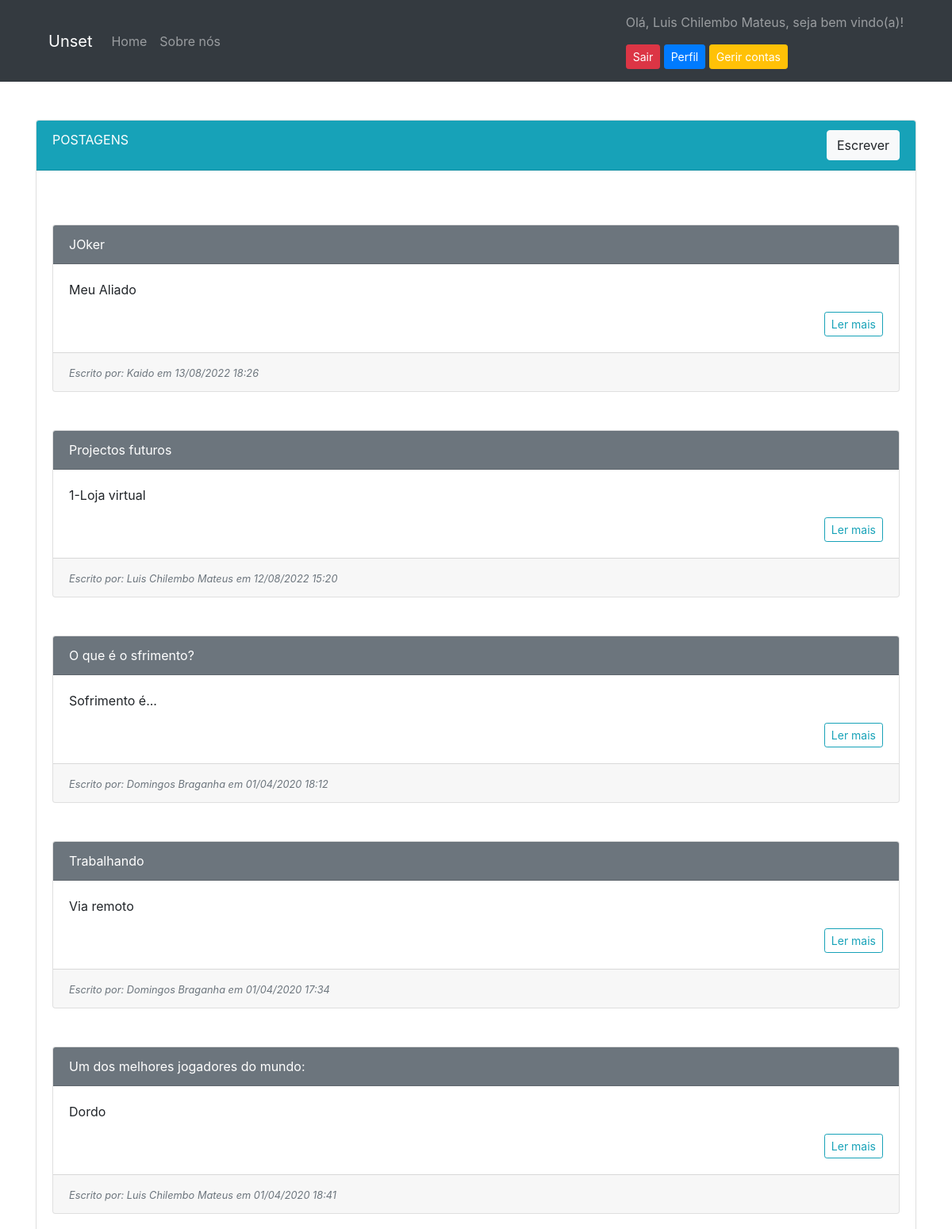
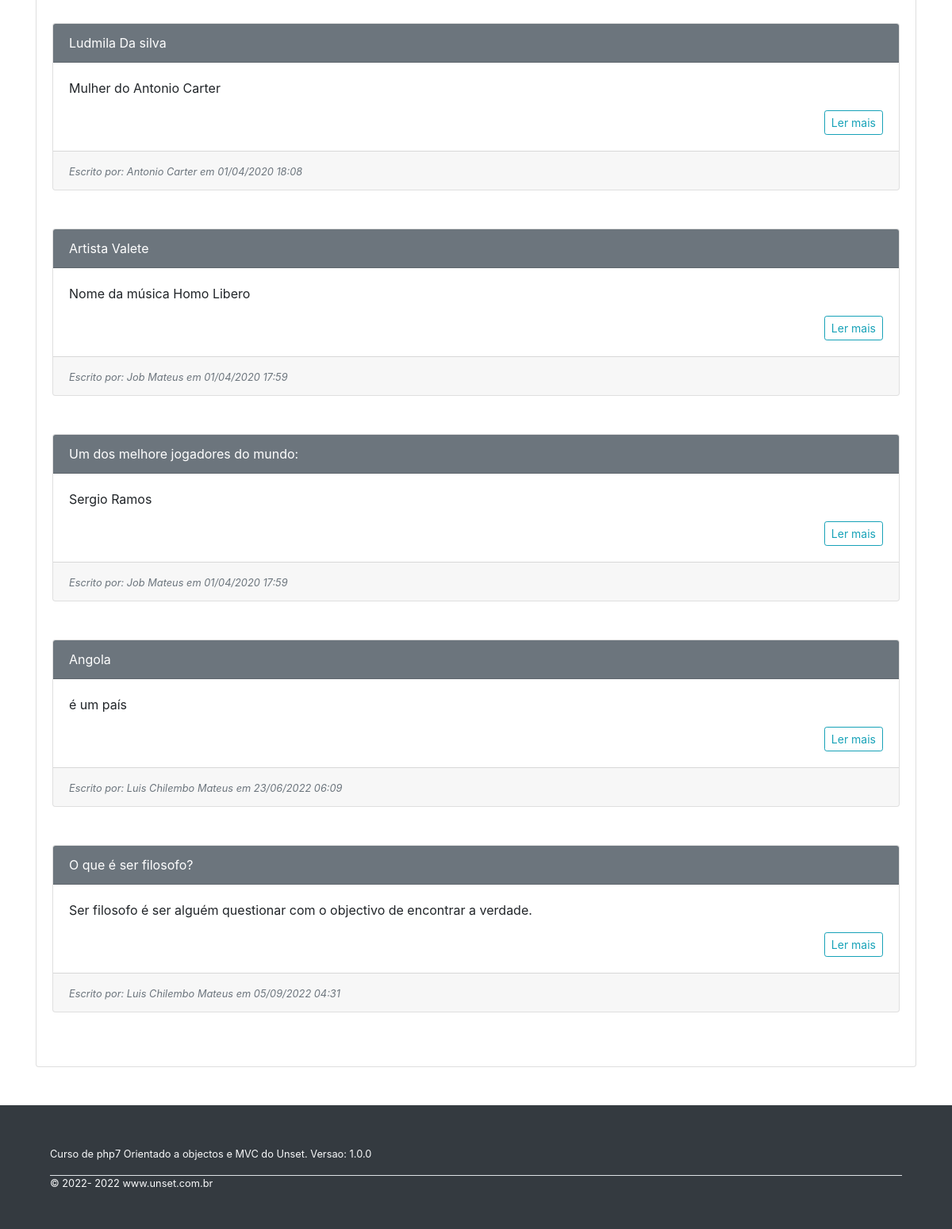
Screenshot of /posts (signed in) with the database file from the repository (2 pictures, top to bottom).
### tables this page shows
CREATE TABLE `posts` (
  `id` int(11) NOT NULL,
  `usuario_id` int(11) NOT NULL,
  `titulo` varchar(255) NOT NULL,
  `texto` text NOT NULL,
  `criado_em` timestamp NOT NULL DEFAULT current_timestamp()
);

CREATE TABLE `usuarios` (
  `id` int(11) NOT NULL,
  `nome` varchar(255) NOT NULL,
  `email` varchar(255) NOT NULL,
  `senha` varchar(255) NOT NULL,
  `criado_em` timestamp NOT NULL DEFAULT current_timestamp(),
  `biografia` text NOT NULL
);

### app/Controllers/Posts.php (called while the page is built, shortened)
<?php
class Posts extends Controller{
    public function __construct()
    {
        $this->postModel = $this->model('Post');
    }
    public function index(){
        $dados = [
            'posts' => $this->postModel->lerPosts()
        ];
        $this->view('posts/index', $dados);
    }
}

### app/Libraries/Rota.php (called while the page is built, shortened)
<?php
class Rota{
    private $metodo = 'index';
    public function __construct()
    {
        $url = $this->url() ? $this->url() : [0];
        if(file_exists('../app/Controllers/'.ucwords($url[0]).'.php')):
            unset($url[0]);
        endif;
        $this->controlador = new $this->controlador;
        $this->parametros = $url ? array_values($url) : [];
        call_user_func_array([$this->controlador, $this->metodo], $this->parametros);
    }
    private function url(){
        $url = filter_input(INPUT_GET,'url', FILTER_SANITIZE_URL);
        if(isset($url)):
            $url = trim(rtrim($url,'/'));
            $url = explode('/', $url);
            return $url;
        endif;
    }
}

### app/Libraries/Database.php (called while the page is built, shortened)
<?php
class Database {
    private $host = DB['HOST'];
    private $usuario = DB['USUARIO'];
    private $senha = DB['SENHA'];
    private $banco = DB['BANCO'];
    private $porta = DB['PORTA'];
    private $dbh;
    private $stmt;
    public function __construct()
    {
        $dsn = 'mysql:host='.$this->host.';port='.$this->porta.';dbname='.$this->banco;
        $opcoes = [
            PDO::ATTR_PERSISTENT => true,
            PDO::ATTR_ERRMODE => PDO::ERRMODE_EXCEPTION
        ];
        try {
            $this->dbh = new PDO($dsn, $this->usuario, $this->senha, $opcoes);
        } catch (PDOException $e) {
            print "Error!: ".$e->getMessage() . "<br/>";
            die();
        }
    }
    public function query($sql){
        $this->stmt = $this->dbh->prepare($sql);
    }
    public function executa(){
        return $this->stmt->execute();
    }
    public function resultados(){
        $this->executa();
        return $this->stmt->fetchAll(PDO::FETCH_OBJ);
    }
}

### app/Models/Post.php (called while the page is built, shortened)
<?php
class Post{
    private $db;
    public function __construct()
    {
        $this->db = new Database();
    }
    public function lerPosts(){
        $this->db->query("SELECT *,
        posts.id as postId,
        posts.criado_em as postDataCadastro,
        usuarios.id as usuarioId,
        usuarios.criado_em as usuarioDataCadastro
         FROM posts
         INNER JOIN usuarios ON
         posts.usuario_id = usuarios.id
          ORDER BY posts.id DESC ");
        return $this->db->resultados();
    }
}

### app/autoload.php (called while the page is built, shortened)
<?php
spl_autoload_register(function ($classe){
    $diretorios = [
        'Libraries',
        'Helpers'
    ];
    foreach($diretorios as $diretorio):
        $arquivo = (__DIR__.DIRECTORY_SEPARATOR.$diretorio.DIRECTORY_SEPARATOR.$classe.'.php');
    endforeach;
});

### app/Helpers/Checa.php (called while the page is built, shortened)
<?php
class Checa {
    public static function dataBr($data){
        if(isset($data)):
            return date('d/m/Y H:i',strtotime($data));
        else:
            return false;
        endif;
    }
}

### app/Views/posts/index.php (the view, shortened to what this page needs)
<div class="container py-5">
    <div class="card">
        <div class="card-header bg-info text-white">
            POSTAGENS
            <div class="float-right">
            <a href="<?=URL?>/posts/cadastrar" class="btn btn-light">Escrever</a>
        </div>
        </div>
        <div class="card-body">
            <?php foreach($dados['posts'] as $post): ?>
                <div class="card my-5">
  <div class="card-header bg-secondary text-white">
  <?= $post->titulo ?>
  </div>
  <div class="card-body">
    <p class="card-text"><?= $post->texto ?></p>
    <a href="<?=URL.'/posts/ver/'.$post->postId ?>" class="btn btn-sm btn-outline-info float-right">Ler mais</a>
  </div>
  <div class="card-footer text-muted">
   <small><i> Escrito por: <?= $post->nome ?> em <?= Checa::dataBr($post->postDataCadastro)  ?></i></small>
  </div>
</div>
            <?php endforeach ?>
        </div>
    </div>
</div>

### public/index.php (shortened to what this page needs)
<?php
include './../app/autoload.php';
?>
<!DOCTYPE html>
<html lang="pt-br">
<head>
    <link rel="stylesheet" href="https://stackpath.bootstrapcdn.com/bootstrap/4.1.3/css/bootstrap.min.css" >
    <link rel="stylesheet" href="<?=URL?>/public/css/estilos.css" >
    <link rel="stylesheet" href="<?=URL?>/public/css/bootstrap.min.css" >
</head>
<body>
    <?php
        include '../app/Views/topo.php';
        $rotas = new Rota();
        include '../app/Views/rodape.php';
    ?>
</body>
</html>

### app/Views/topo.php (shortened to what this page needs)
<header class="bg-dark">
    <div class="container">
        <nav class="navbar navbar-expand-sm navbar-dark">
            <a class="navbar-brand" href="<?= URL ?>">Unset</a>
                <div class="collapse navbar-collapse" id="navbarSupportedContent">
                    <ul class="navbar-nav mr-auto">
                        <li class="nav-item">
                            <a class="nav-link" href="<?=URL?>/posts" data-tooltip="tooltip" title="Pagina inicial">Home</a>
                        </li class="nav-item">
                        <li>
                            <a class="nav-link" href="<?=URL?>/paginas/sobre" data-tooltip="tooltip" title="Sobre nós">Sobre nós</a>
                        </li>
                    </ul>
                           <?php
                                if(isset($_SESSION['usuario_id'])): ?>
                                    <span class="navbar-text">
                                        <p>Olá, <?= $_SESSION['usuario_nome']; ?>, seja bem vindo(a)! </p>
                                        <a class="btn btn-sm btn-danger" href="<?=URL?>/usuarios/sair">Sair</a>
                                        <a class="btn btn-sm btn-primary" href="<?=URL?>/usuarios/perfil/<?= $_SESSION['usuario_id']; ?>">Perfil</a>
                                        <?php if($_SESSION['usuario_id'] == 28): ?>
                                            <a class="btn btn-sm btn-warning" href="#">Gerir contas</a>
                                        <?php endif; ?>
                                    </span>
                                <?php endif; ?>
                </div>
        </nav>
    </div>
</header>

### app/Libraries/Controller.php (shortened to what this page needs)
<?php
class Controller {
    public function model($model){
        return new $model;
    }
    public function view($view, $dados = []){
        $arquivo = ('../app/Views/'.$view.'.php');
        if(file_exists($arquivo)):
            require_once $arquivo;
        else:
            die('O arquivo de view não existe!');
        endif;
    }
}

### app/Views/rodape.php
<footer class="bg-dark p-5 text-light">
    <div class="container">
        <small>
            Curso de php7 Orientado a objectos e MVC do Unset. Versao: <?= APP_VERSAO ?>
            <div class="border-top mt-3">
                &COPY; 2022- <?= date('Y') ?> www.unset.com.br
            </div>
        </small>
    </div>
</footer>

### rows the page displays
posts: titulo "JOker", texto "Meu Aliado", usuario.nome "Kaido", criado_em "13/08/2022 18:26"
posts: titulo "Projectos futuros", texto "1-Loja virtual", usuario.nome "Luis Chilembo Mateus", criado_em "12/08/2022 15:20"
posts: titulo "O que é o sfrimento?", texto "Sofrimento é...", usuario.nome "Domingos Braganha", criado_em "01/04/2020 18:12"
posts: titulo "Trabalhando", texto "Via remoto", usuario.nome "Domingos Braganha", criado_em "01/04/2020 17:34"
posts: titulo "Um dos melhores jogadores do mundo:", texto "Dordo", usuario.nome "Luis Chilembo Mateus", criado_em "01/04/2020 18:41"
posts: titulo "Ludmila Da silva", texto "Mulher do Antonio Carter", usuario.nome "Antonio Carter", criado_em "01/04/2020 18:08"
posts: titulo "Artista Valete", texto "Nome da música Homo Libero", usuario.nome "Job Mateus", criado_em "01/04/2020 17:59"
posts: titulo "Um dos melhore jogadores do mundo:", texto "Sergio Ramos", usuario.nome "Job Mateus", criado_em "01/04/2020 17:59"
posts: titulo "Angola", texto "é um país", usuario.nome "Luis Chilembo Mateus", criado_em "23/06/2022 06:09"
posts: titulo "O que é ser filosofo?", texto "Ser filosofo é ser alguém questionar com o objectivo de encontrar a verdade.", usuario.nome "Luis Chilembo Mateus", criado_em "05/09/2022 04:31"

### other values shown
$_SESSION['usuario_nome'] "Luis Chilembo Mateus"
APP_VERSAO "1.0.0"
